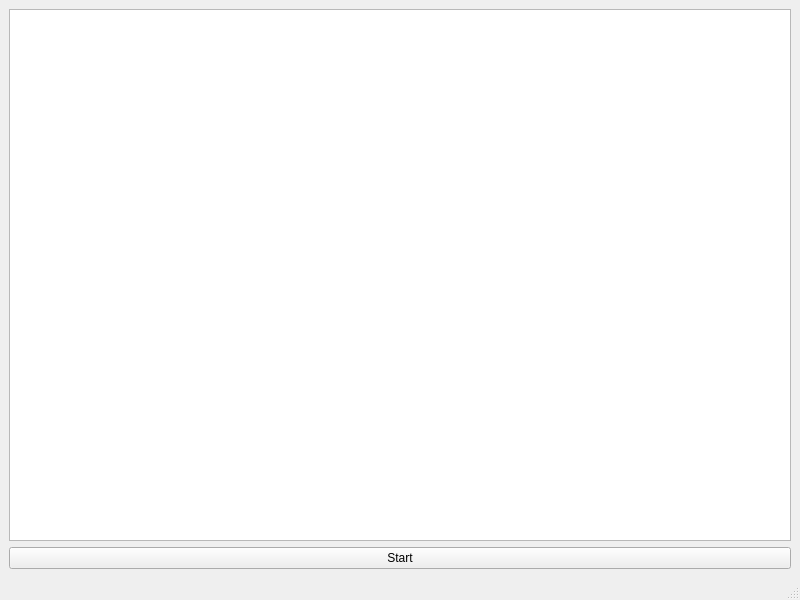
<?xml version="1.0" encoding="UTF-8"?>
<ui version="4.0">
 <class>MainWindow</class>
 <widget class="QMainWindow" name="MainWindow">
  <property name="geometry">
   <rect>
    <x>0</x>
    <y>0</y>
    <width>800</width>
    <height>600</height>
   </rect>
  </property>
  <property name="windowTitle">
   <string>MainWindow</string>
  </property>
  <widget class="QWidget" name="centralwidget">
   <layout class="QVBoxLayout" name="verticalLayout">
    <item>
     <widget class="QPlainTextEdit" name="outputArea">
      <property name="font">
       <font>
        <family>Cascadia Mono</family>
       </font>
      </property>
      <property name="readOnly">
       <bool>true</bool>
      </property>
      <property name="plainText">
       <string/>
      </property>
     </widget>
    </item>
    <item>
     <widget class="QPushButton" name="startBtn">
      <property name="text">
       <string>Start</string>
      </property>
     </widget>
    </item>
   </layout>
  </widget>
  <widget class="QMenuBar" name="menubar">
   <property name="geometry">
    <rect>
     <x>0</x>
     <y>0</y>
     <width>800</width>
     <height>22</height>
    </rect>
   </property>
  </widget>
  <widget class="QStatusBar" name="statusbar"/>
 </widget>
 <resources/>
 <connections/>
</ui>
